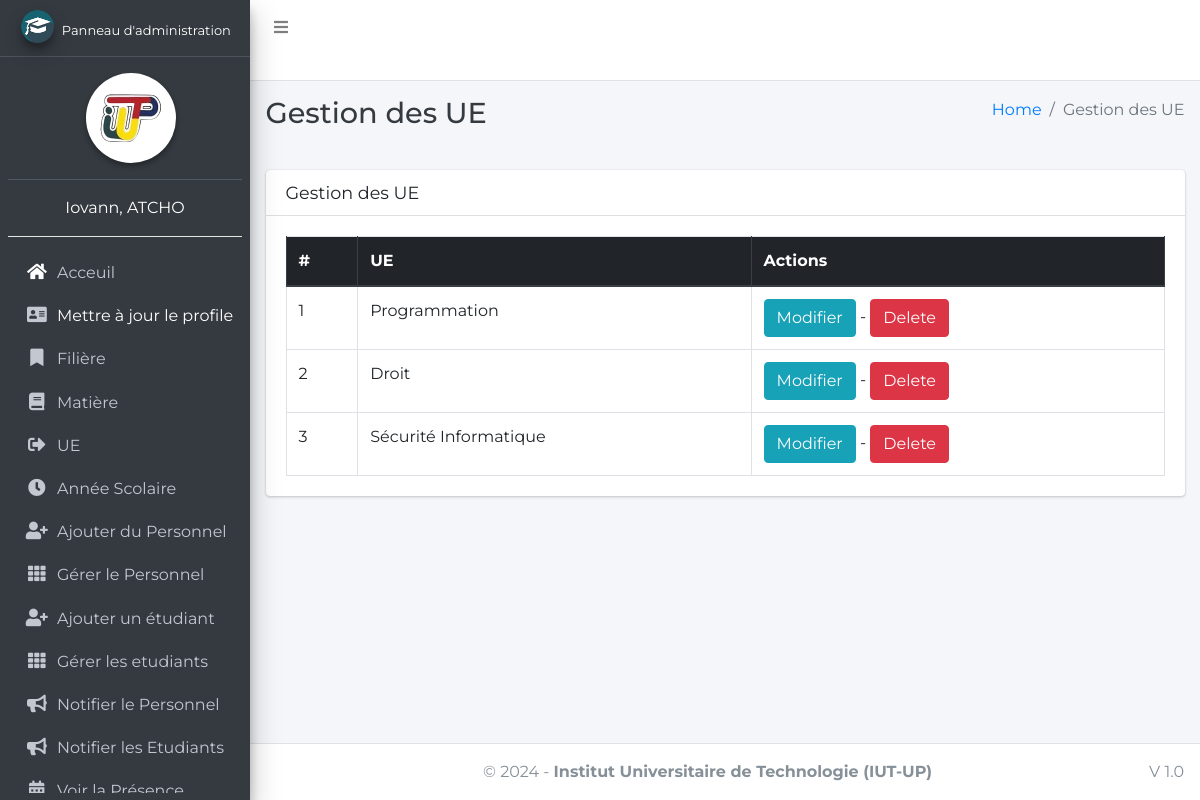
Page /ue/manage/ (signed in) on the committed database.
### main_app/models.py (models this page shows, shortened)
class CustomUser(AbstractUser):
    USER_TYPE = ((1, "HOD"), (2, "Staff"), (3, "Student"))
    GENDER = [("M", "Male"), ("F", "Female")]
    username = None  # Removed username, using email instead
    email = models.EmailField(unique=True)
    user_type = models.CharField(default=1, choices=USER_TYPE, max_length=1)
    gender = models.CharField(max_length=1, choices=GENDER)
    profile_pic = models.ImageField()
    address = models.TextField()
    fcm_token = models.TextField(default="")  # For firebase notifications
    created_at = models.DateTimeField(auto_now_add=True)
    updated_at = models.DateTimeField(auto_now=True)
    USERNAME_FIELD = "email"
    REQUIRED_FIELDS = []
    objects = CustomUserManager()
    def __str__(self):
        return self.last_name + ", " + self.first_name

class UniteEnseignement(models.Model):
    name = models.CharField(max_length=255)
    coefficient = models.IntegerField()
    matieres = models.ManyToManyField(Subject, related_name="unite_enseignements")
    course = models.ForeignKey(Course, on_delete=models.CASCADE, null=True)

### main_app/hod_views.py (the view)
# urls.py: path("ue/manage/", hod_views.manage_ue, name='manage_ue'),
def manage_ue(request):
    ue = UniteEnseignement.objects.all()
    context = {
        'ue': ue,
        'page_title': 'Gestion des UE'
    }
    return render(request, "hod_template/manage_ue.html", context)

### main_app/templates/hod_template/manage_ue.html
{% extends 'main_app/base.html' %}
{% load static %}
{% block page_title %}{{page_title}}{% endblock page_title %}
{% block content %}
<section class="content">
    <div class="container-fluid">
        <div class="row">
            <div class="col-md-12">
                <div class="card">
                    <div class="card-header">
                        <h3 class="card-title">{{page_title}}</h3>
                    </div>
                    <div class="card-body">
                        <table id="example2" class="table table-bordered table-hover">
                            <thead class="thead-dark">
                                <tr>
                                    <th>#</th>
                                    <th>UE</th>
                                    <th>Actions</th>
                                </tr>
                            </thead>
                            <tbody>
                                {% for el in ue %}
                                <tr>
                                    <td>{{ forloop.counter }}</td>
                                    <td>{{el.name}}</td>
                                    <td>
                                        <a href="{% url 'edit_ue' el.id%}" class="btn btn-info">Modifier</a> -
                                        <a href="{% url 'delete_ue' el.id%}" onclick="return confirm('Êts vous sûr de supprimer cette UE?')" class="btn btn-danger">Delete</a>
                                    </td>
                                </tr>
                                {% endfor %}
                            </tbody>
                        </table>
                    </div>
                </div>
            </div>
        </div>
    </div>
</section>
{% endblock content %}

### main_app/templates/main_app/sidebar_template.html (shortened to what this page needs)
{% load static %}
<aside class="main-sidebar elevation-4 sidebar-dark-info">
    {% if request.user.user_type == '1' %}
    <a href="{% url 'admin_home' %}" class="brand-link">
        <img src="{% static 'dist/img/cmsl.png' %} " alt="AdminLTE Logo"
            class="brand-image img-circle elevation-3" >
        <span class="brand-text fw-bold text-white" style="font-size: small;">Panneau d'administration</span>
    </a>
    <div class="sidebar">
        <div class="user-panel mt-3 pb-3 mb-3 text-center">
            <div class="image text-center ">
                <img src="{% static 'dist/img/logoiut.png' %}" class="img-circle elevation-2 bg-white w-50" alt="User Image">
            </div>
        </div>
        <div class="info  text-center">
            <a href="#" class="d-block text-white">{{user}}</a>
            <hr class="bg-white">
        </div>
        <nav class="mt-2">
            <ul class="nav nav-pills nav-sidebar flex-column" data-widget="treeview" role="menu" data-accordion="false">
                <li class="nav-item">
                    {% url 'admin_home' as admin_home %}
                    <a href="{{admin_home}}" class="nav-link {% if admin_home == request.path %} active {% endif %}">
                        <i class="nav-icon fas fa-home text-white"></i>
                        <p>
                            Acceuil
                        </p>
                    </a>
                </li>
                <li class="nav-item">
                    {% url 'admin_view_profile' as admin_view_profile %}
                    <a href="{{admin_view_profile}}"
                        class="nav-link {% if admin_view_profile == request.path %} active {% endif %}">
                        <i class="nav-icon fas fa-address-card"></i>
                        <p class="text-white">
                            Mettre à jour le profile
                        </p>
                    </a>
                </li>
                <li class="nav-item has-treeview">
                    <a href="#" class="nav-link">
                        <i class="nav-icon fas fa-bookmark"></i>
                        <p>
                            Filière
                        </p>
                    </a>
                </li>
                <li class="nav-item has-treeview">
                    <a href="#" class="nav-link">
                        <i class="nav-icon fas fa-book"></i>
                        <p>
                            Matière
                        </p>
                    </a>
                </li>
                <li class="nav-item has-treeview">
                    <a href="#" class="nav-link">
                        <i class="nav-icon fas fa-sign-out-alt"></i>
                        <p>
                            UE
                        </p>
                    </a>
                </li>
                <li class="nav-item has-treeview">
                    <a href="#" class="nav-link">
                        <i class="nav-icon fas fa-clock"></i>
                        <p>
                            Année Scolaire
                        </p>
                    </a>
                </li>
                <li class="nav-item">
                    {% url 'add_staff' as add_staff %}
                    <a href="{{add_staff}}" class="nav-link {% if add_staff == request.path %} active {% endif %}">
                        <i class="nav-icon fas fa-user-plus"></i>
                        <p>
                            Ajouter du Personnel
                        </p>
                    </a>
                </li>
                <li class="nav-item">
                    {% url 'manage_staff' as manage_staff %}
                    {% url 'edit_staff' staff_id as edit_staff %}
                    <a href="{{manage_staff}}"
                        class="nav-link {% if manage_staff == request.path or request.path == edit_staff %} active {% endif %}">
                        <i class="nav-icon fas fa-th"></i>
                        <p>
                            Gérer le Personnel
                        </p>
                    </a>
                </li>
                <li class="nav-item">
                    {% url 'add_student' as add_student%}
                    <a href="{{add_student}}" class="nav-link  {% if add_student == request.path %} active {% endif %}">
                        <i class="nav-icon fas fa-user-plus"></i>
                        <p>
                            Ajouter un étudiant
                        </p>
                    </a>
                </li>
                <li class="nav-item">
                    {% url 'manage_student' as manage_student %}
                    {% url 'edit_student' student_id as edit_student %}
                    <a href="{{manage_student}}"
                        class="nav-link  {% if edit_student == request.path or manage_student == request.path %} active {% endif %}">
                        <i class="nav-icon fas fa-th"></i>
                        <p>
                            Gérer les etudiants
                        </p>
                    </a>
                </li>
                <li class="nav-item">
                    {% url 'admin_notify_staff' as admin_notify_staff %}
                    <a href="{{admin_notify_staff}}"
                        class="nav-link {% if admin_notify_staff == request.path %} active {% endif %}">
                        <i class="nav-icon fas fa-bullhorn"></i>
                        <p>
                            Notifier le Personnel
                        </p>
                    </a>
                </li>
                <li class="nav-item">
                    {% url 'admin_notify_student' as admin_notify_student %}
                    <a href="{{admin_notify_student}}"
                        class="nav-link {% if admin_notify_student == request.path %} active {% endif %}">
                        <i class="nav-icon fas fa-bullhorn"></i>
                        <p>
                            Notifier les Etudiants
                        </p>
                    </a>
                </li>
                <li class="nav-item">
                    {% url 'admin_view_attendance' as admin_view_attendance %}
                <li class="nav-item">
                    <a href="{{admin_view_attendance}}"
                        class="nav-link  {% if admin_view_attendance == request.path %} active {% endif %}">
                        <i class="nav-icon fas fa-calendar-alt"></i>
                        <p>
                            Voir la Présence
                        </p>
                    </a>
                </li>
                                        {% endif %}
                                    </ul>
                                </nav>
                            </div>
</aside>

### main_app/templates/main_app/base.html (style rules this page uses)
body { font-family: 'Montserrat', sans-serif; }

### rows in the picture
CustomUser: last_name+first_name "Iovann, ATCHO"
UniteEnseignement: name "Programmation"
UniteEnseignement: name "Droit"
UniteEnseignement: name "Sécurité Informatique"

### other values in the picture
{{ page_title }} "Gestion des UE"
